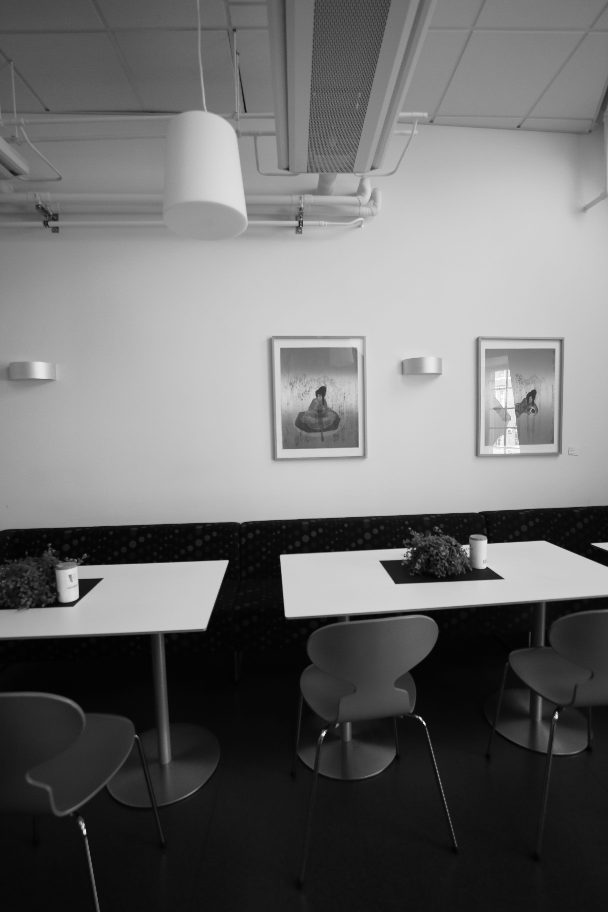
#> input picture input1.png, 608 x 912 px
$ python main.py 3 input1.png input2.png input2.png out.png
#> lines starting #> are read from the running program, lines starting #| are printed output that depends on the picture
# Instructions:
# Do not change the output file names, use the helper functions as you see fit

import os
import sys
import cv2
import numpy as np
import matplotlib.pyplot as plt
import math


# [14 lines left out: function help_message, not called in this run]


'''
Detect, extract and match features between img1 and img2.
Using SIFT as the detector/extractor, but this is inconsequential to the user.

Returns: (pts1, pts2), where ptsN are points on image N.
    The lists are "aligned", i.e. point i in pts1 matches with point i in pts2.

Usage example:
    im1 = cv2.imread("image1.jpg", 0)
    im2 = cv2.imread("image2.jpg", 0)
    (pts1, pts2) = feature_matching(im1, im2)

    plt.subplot(121)
    plt.imshow(im1)
    plt.scatter(pts1[:,:,0],pts1[:,:,1], 0.5, c='r', marker='x')
    plt.subplot(122)
    plt.imshow(im2)
    plt.scatter(pts1[:,:,0],pts1[:,:,1], 0.5, c='r', marker='x')
'''


def feature_matching(img1, img2, savefig=False):
    # Initiate SIFT detector
    sift = cv2.xfeatures2d.SIFT_create()
    # find the keypoints and descriptors with SIFT
    kp1, des1 = sift.detectAndCompute(img1, None)
    kp2, des2 = sift.detectAndCompute(img2, None)
    # FLANN parameters
    FLANN_INDEX_KDTREE = 1
    index_params = dict(algorithm=FLANN_INDEX_KDTREE, trees=5)
    search_params = dict(checks=50)   # or pass empty dictionary
    flann = cv2.FlannBasedMatcher(index_params, search_params)
    matches2to1 = flann.knnMatch(des2, des1, k=2)

    matchesMask_ratio = [[0, 0] for i in xrange(len(matches2to1))]
    match_dict = {}
    for i, (m, n) in enumerate(matches2to1):
        if m.distance < 0.7*n.distance:
            matchesMask_ratio[i] = [1, 0]
            match_dict[m.trainIdx] = m.queryIdx

    good = []
    recip_matches = flann.knnMatch(des1, des2, k=2)
    matchesMask_ratio_recip = [[0, 0] for i in xrange(len(recip_matches))]

    for i, (m, n) in enumerate(recip_matches):
        if m.distance < 0.7*n.distance:  # ratio
            # reciprocal
            if m.queryIdx in match_dict and match_dict[m.queryIdx] == m.trainIdx:
                good.append(m)
                matchesMask_ratio_recip[i] = [1, 0]

    if savefig:
        draw_params = dict(matchColor=(0, 255, 0),
                           singlePointColor=(255, 0, 0),
                           matchesMask=matchesMask_ratio_recip,
                           flags=0)
        img3 = cv2.drawMatchesKnn(
            img1, kp1, img2, kp2, recip_matches, None, **draw_params)

        plt.figure(), plt.xticks([]), plt.yticks([])
        plt.imshow(img3,)
        plt.savefig("feature_matching.png", bbox_inches='tight')

    return ([kp1[m.queryIdx].pt for m in good], [kp2[m.trainIdx].pt for m in good])


'''
Warp an image from cartesian coordinates (x, y) into cylindrical coordinates (theta, h)
Returns: (image, mask)
Mask is [0,255], and has 255s wherever the cylindrical images has a valid value.
Masks are useful for stitching

Usage example:

    im = cv2.imread("myimage.jpg",0) #grayscale
    h,w = im.shape
    f = 700
    K = np.array([[f, 0, w/2], [0, f, h/2], [0, 0, 1]]) # mock calibration matrix
    imcyl = cylindricalWarpImage(im, K)
'''


# [35 lines left out: function cylindricalWarpImage, not called in this run]


'''
Calculate the geometric transform (only affine or homography) between two images,
based on feature matching and alignment with a robust estimator (RANSAC).

Returns: (M, pts1, pts2, mask)
Where: M    is the 3x3 transform matrix
       pts1 are the matched feature points in image 1
       pts2 are the matched feature points in image 2
       mask is a binary mask over the lists of points that selects the transformation inliers

Usage example:
    im1 = cv2.imread("image1.jpg", 0)
    im2 = cv2.imread("image2.jpg", 0)
    (M, pts1, pts2, mask) = getTransform(im1, im2)

    # for example: transform im1 to im2's plane
    # first, make some room around im2
    im2 = cv2.copyMakeBorder(im2,200,200,500,500, cv2.BORDER_CONSTANT)
    # then transform im1 with the 3x3 transformation matrix
    out = cv2.warpPerspective(im1, M, (im1.shape[1],im2.shape[0]), dst=im2.copy(), borderMode=cv2.BORDER_TRANSPARENT)

    plt.imshow(out, cmap='gray')
    plt.show()
'''


def getTransform(src, dst, method='affine'):
    pts1, pts2 = feature_matching(src, dst)

    src_pts = np.float32(pts1).reshape(-1, 1, 2)
    dst_pts = np.float32(pts2).reshape(-1, 1, 2)

    if method == 'affine':
        M, mask = cv2.estimateAffine2D(
            src_pts, dst_pts, cv2.RANSAC, ransacReprojThreshold=5.0)
        #M = np.append(M, [[0,0,1]], axis=0)

    if method == 'homography':
        M, mask = cv2.findHomography(src_pts, dst_pts, cv2.RANSAC, 5.0)

    matchesMask = mask.ravel().tolist()

    return (M, pts1, pts2, mask)

# ===================================================
# ================ Perspective Warping ==============
# ===================================================


# [54 lines left out: function Perspective_warping, not called in this run]


def Laplacian_blending(img1, img2, mask, levels=4):

    G1 = img1.copy()
    G2 = img2.copy()
    GM = mask.copy()
    gp1 = [G1]
    gp2 = [G2]
    gpM = [GM]
    for i in xrange(levels):
        G1 = cv2.pyrDown(G1)
        G2 = cv2.pyrDown(G2)
        GM = cv2.pyrDown(GM)
        gp1.append(np.float32(G1))
        gp2.append(np.float32(G2))
        gpM.append(np.float32(GM))

    # generate Laplacian Pyramids for A,B and masks
    # the bottom of the Lap-pyr holds the last (smallest) Gauss level
    lp1 = [gp1[levels-1]]
    lp2 = [gp2[levels-1]]
    gpMr = [gpM[levels-1]]
    for i in xrange(levels-1, 0, -1):
        # Laplacian: subtarct upscaled version of lower level from current level
        # to get the high frequencies
        L1 = np.subtract(gp1[i-1], cv2.pyrUp(gp1[i]))
        L2 = np.subtract(gp2[i-1], cv2.pyrUp(gp2[i]))
        lp1.append(L1)
        lp2.append(L2)
        gpMr.append(gpM[i-1])  # also reverse the masks

    # Now blend images according to mask in each level
    LS = []
    for l1, l2, gm in zip(lp1, lp2, gpMr):
        ls = l1 * gm + l2 * (1.0 - gm)
        LS.append(ls)

    # now reconstruct
    ls_ = LS[0]
    for i in xrange(1, levels):
        ls_ = cv2.pyrUp(ls_)
        ls_ = cv2.add(ls_, LS[i])

    return ls_


def Bonus_perspective_warping(img1, img2, img3):

    img1 = cv2.copyMakeBorder(img1, 200, 200, 500, 500, cv2.BORDER_CONSTANT)
    (M, pts1, pts2, mask1) = getTransform(img3, img1, 'homography')
    (M1, pts3, pts4, mask2) = getTransform(img2, img1, 'homography')

    m = np.ones_like(img3, dtype='float32')
    m1 = np.ones_like(img2, dtype='float32')

    out1 = cv2.warpPerspective(img3, M, (img1.shape[1], img1.shape[0]))
    out2 = cv2.warpPerspective(img2, M1, (img1.shape[1], img1.shape[0]))
    out3 = cv2.warpPerspective(m, M, (img1.shape[1], img1.shape[0]))
    out4 = cv2.warpPerspective(m1, M1, (img1.shape[1], img1.shape[0]))

    lpb = Laplacian_blending(out1, img1, out3, 4)

    lpb1 = Laplacian_blending(out2, lpb, out4, 4)
    cv2.imwrite('output_homography_lpb.png', lpb1)
    o = cv2.imread('output_homography_lpb.png', 0)

    output_image = o
    output_name = sys.argv[5] + "output_homography_lpb.png"
    cv2.imwrite(output_name, output_image)

    return True

# ===================================================
# =============== Cynlindrical Warping ==============
# ============	=======================================


# [131 lines left out: functions Cylindrical_warping, Bonus_cylindrical_warping, not called in this run]


'''
This exact function will be used to evaluate your results for HW2
Compare your result with master image and get the difference, the grading
criteria is posted on Piazza
'''


# [36 lines left out: function RMSD, not called in this run]


if __name__ == '__main__':
    question_number = -1

    # Validate the input arguments
    if (len(sys.argv) != 6):
        help_message()
        sys.exit()
    else:
        question_number = int(sys.argv[1])
        if (question_number > 4 or question_number < 1):
            print("Input parameters out of bound ...")
            sys.exit()

    input_image1 = cv2.imread(sys.argv[2], 0)
#> input_image1 is the input picture: shape (912, 608); min 0, max 255, mean 109.7
    input_image2 = cv2.imread(sys.argv[3], 0)
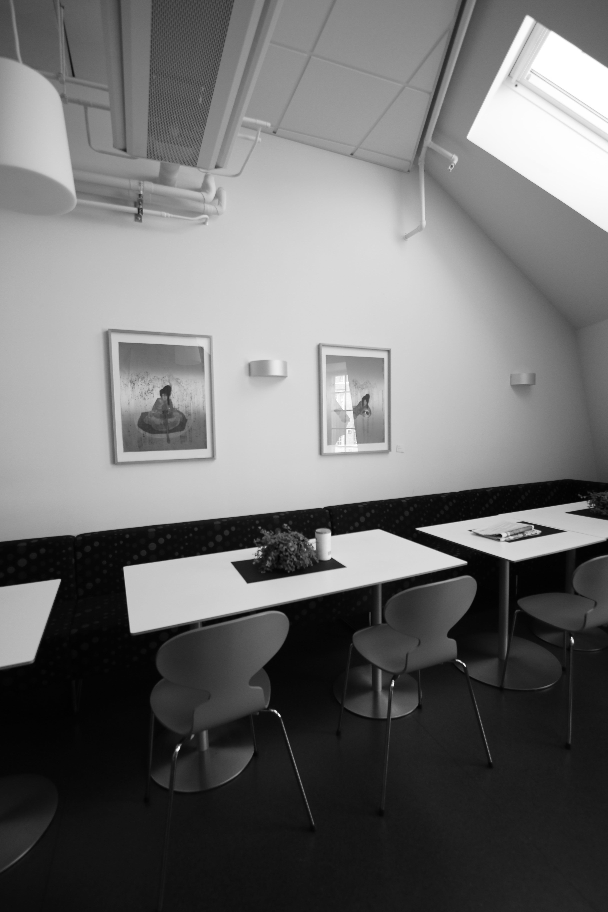
#> input picture input2.png, 608 x 912 px
#> input_image2 is the input picture: shape (912, 608); min 1, max 255, mean 111.1
    input_image3 = cv2.imread(sys.argv[4], 0)

    function_launch = {
        1: Perspective_warping,
        2: Cylindrical_warping,
        3: Bonus_perspective_warping,
        4: Bonus_cylindrical_warping
    }

    # Call the function
    function_launch[question_number](input_image1, input_image2, input_image3)
#> in Bonus_perspective_warping, `img1 = cv2.copyMakeBorder(img1, 200, 200, 500, 500, cv2.BORDER_CONSTANT)`:
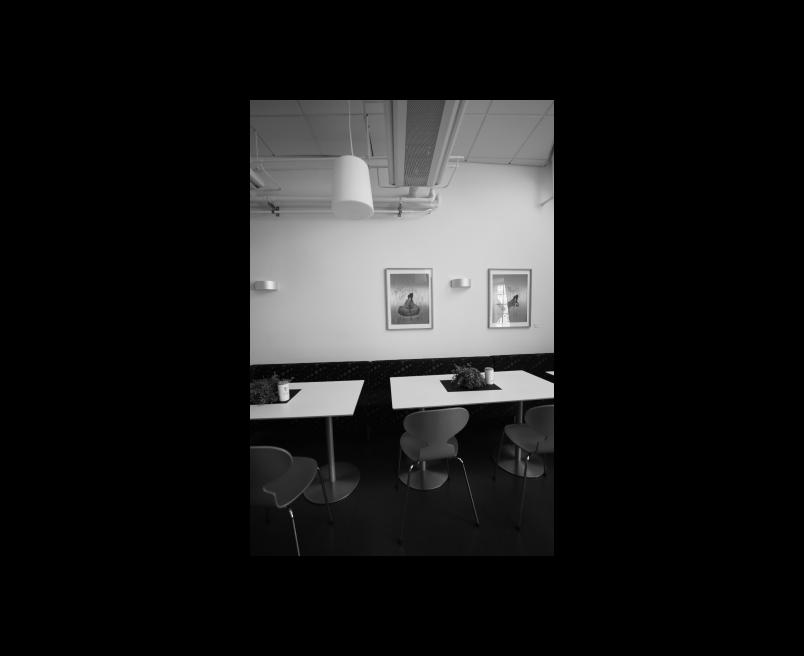
#> img1: shape (1312, 1608) (shown at 1/2 size); min 0, max 255, mean 28.8
#> in feature_matching, `kp1, des1 = sift.detectAndCompute(img1, None)`: kp1 = 470 keypoints; strongest (x, y, size): (178, 749, 2.9), (393, 684, 2.1), (275, 711, 1.9), (572, 640, 2.5)
#> in feature_matching, `kp2, des2 = sift.detectAndCompute(img2, None)`: kp2 = 668 keypoints; strongest (x, y, size): (829, 525, 396.5), (823, 934, 2.8), (1104, 746, 5.5), (1056, 916, 2.8)
#> in feature_matching, `matches2to1 = flann.knnMatch(des2, des1, k=2)`: matches2to1 = 668 matches
#> in feature_matching, `matchesMask_ratio = [[0, 0] for i in xrange(len(matches2to1))]`: matchesMask_ratio = 668 pairs, first value 0 to 0, second value 0 to 0
#> after the loop in feature_matching, `for i, (m, n) in enumerate(matches2to1):`: match_dict = 221 items; matchesMask_ratio = 668 pairs, first value 0 to 1, second value 0 to 0
#> in feature_matching, `recip_matches = flann.knnMatch(des1, des2, k=2)`: recip_matches = 470 matches
#> in feature_matching, `matchesMask_ratio_recip = [[0, 0] for i in xrange(len(recip_matches))]`: matchesMask_ratio_recip = 470 pairs, first value 0 to 0, second value 0 to 0
#> after the loop in feature_matching, `for i, (m, n) in enumerate(recip_matches):`: good = 198 matches; matchesMask_ratio_recip = 470 pairs, first value 0 to 1, second value 0 to 0
#> in getTransform, `pts1, pts2 = feature_matching(src, dst)`: pts1 = 198 pairs, first value 54.49 to 419, second value 77.63 to 760.4; pts2 = 198 pairs, first value 674.4 to 1088.1, second value 314.2 to 959.8
#> in getTransform, `src_pts = np.float32(pts1).reshape(-1, 1, 2)`: src_pts = 198 rows, first 8: [54.49, 77.63], [55.13, 577.4], [62.21, 96.28], [74.96, 167.4], [76.41, 181.1], [86, 105], [88.76, 566.7], [106.5, 335.5]
#> in getTransform, `dst_pts = np.float32(pts2).reshape(-1, 1, 2)`: dst_pts = 198 rows, first 8: [730.9, 317.3], [724.1, 758.4], [736.9, 331.7], [746.9, 392.8], [748.1, 404.9], [755.1, 334.7], [752.1, 751], [770.2, 542.1]
#> in getTransform, `M, mask = cv2.findHomography(src_pts, dst_pts, cv2.RANSAC, 5.0)`: M = [[0.298, -0.00302, 691.8], [-0.394, 0.869, 259.2], [-0.00063, 1.52e-05, 1]]; mask = 198 values, max 1 at index 0, min 0 at index 59, mean 0.97
#> in getTransform, `matchesMask = mask.ravel().tolist()`: matchesMask has the same summary as mask
#> in Bonus_perspective_warping, `(M, pts1, pts2, mask1) = getTransform(img3, img1, 'homography')`: mask1 has the same summary as mask in getTransform
#> after the loop in feature_matching (call 2), `for i, (m, n) in enumerate(recip_matches):`: good = 197 matches; matchesMask_ratio_recip = 470 pairs, first value 0 to 1, second value 0 to 0
#> in getTransform (call 2), `src_pts = np.float32(pts1).reshape(-1, 1, 2)`: src_pts = 197 rows, first 8: [54.49, 77.63], [55.13, 577.4], [62.21, 96.28], [74.96, 167.4], [76.41, 181.1], [86, 105], [106.5, 335.5], [117.9, 197.3]
#> in getTransform (call 2), `dst_pts = np.float32(pts2).reshape(-1, 1, 2)`: dst_pts = 197 rows, first 8: [730.9, 317.3], [724.1, 758.4], [736.9, 331.7], [746.9, 392.8], [748.1, 404.9], [755.1, 334.7], [770.2, 542.1], [781, 413.8]
#> in Bonus_perspective_warping, `(M1, pts3, pts4, mask2) = getTransform(img2, img1, 'homography')`: M1 = [[0.301, -0.00578, 691.7], [-0.393, 0.867, 259.4], [-0.000628, 1.31e-05, 1]]; pts3 = 197 pairs, first value 54.49 to 419, second value 77.63 to 760.4; pts4 = 197 pairs, first value 674.4 to 1088.1, second value 314.2 to 959.8; mask2 = 197 values, max 1 at index 0, min 0 at index 59, mean 0.97
#> in Bonus_perspective_warping, `out3 = cv2.warpPerspective(m, M, (img1.shape[1], img1.shape[0]))`: m: shape (912, 608) float32; every value is 1
#> after the loop in Laplacian_blending, `for i in xrange(levels):`:
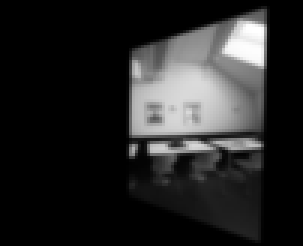
#> G1: shape (82, 101) (shown 3 times larger); min 0, max 255, mean 38
#> after the loop in Laplacian_blending, `for i in xrange(levels):`:
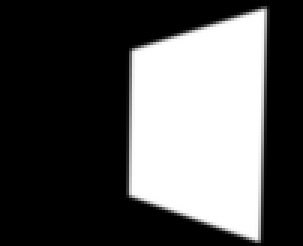
#> GM: shape (82, 101) float32 (shown 3 times larger); min 0, max 1, mean 0.341
#> after the loop in Laplacian_blending, `for i in xrange(levels):`: gp1 = 5 items
#> the loop in Laplacian_blending, `for i in xrange(levels-1, 0, -1):` made 3 passes
#> pass 1, in Laplacian_blending, `L2 = np.subtract(gp2[i-1], cv2.pyrUp(gp2[i]))`:
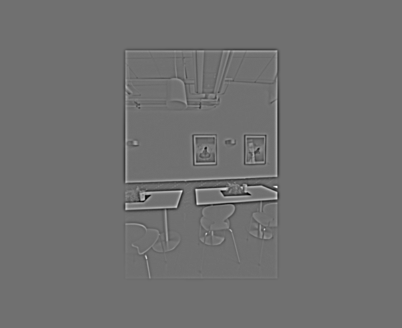
#> L2: shape (328, 402) float32; min -70.72, max 89.38, mean 0; drawn with min black and max white
#> after the loop in Laplacian_blending, `for i in xrange(levels-1, 0, -1):`: gpMr = 4 items
#> the loop in Laplacian_blending, `for l1, l2, gm in zip(lp1, lp2, gpMr):` made 4 passes
#> pass 1, in Laplacian_blending, `ls = l1 * gm + l2 * (1.0 - gm)`:
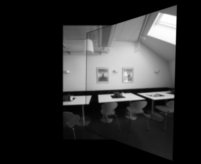
#> ls: shape (164, 201) float32; min 0, max 255, mean 46.2
#> the loop in Laplacian_blending (call 2), `for l1, l2, gm in zip(lp1, lp2, gpMr):` made 4 passes
#> in Bonus_perspective_warping, `cv2.imwrite('output_homography_lpb.png', lpb1)`:
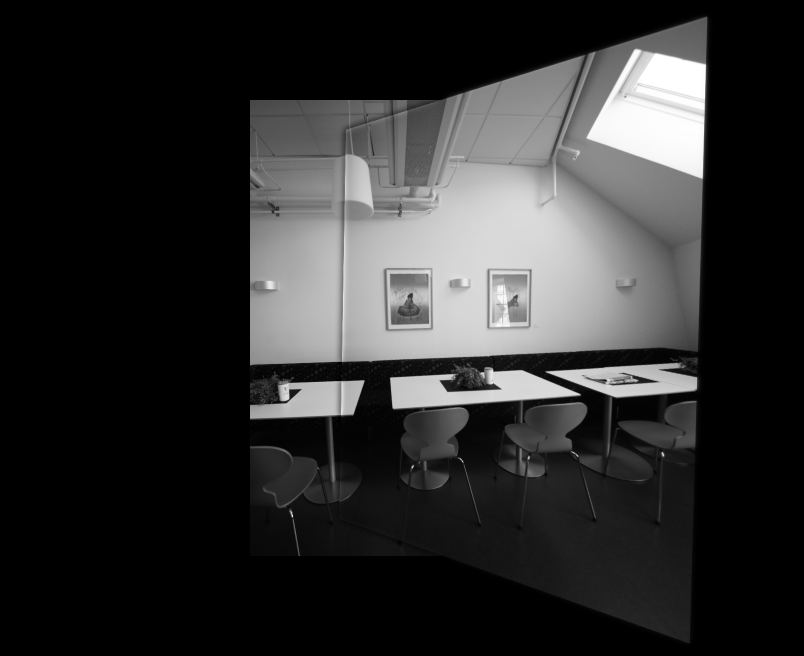
#> saved as output_homography_lpb.png: shape (1312, 1608) (shown at 1/2 size); min 0, max 255, mean 46.5
